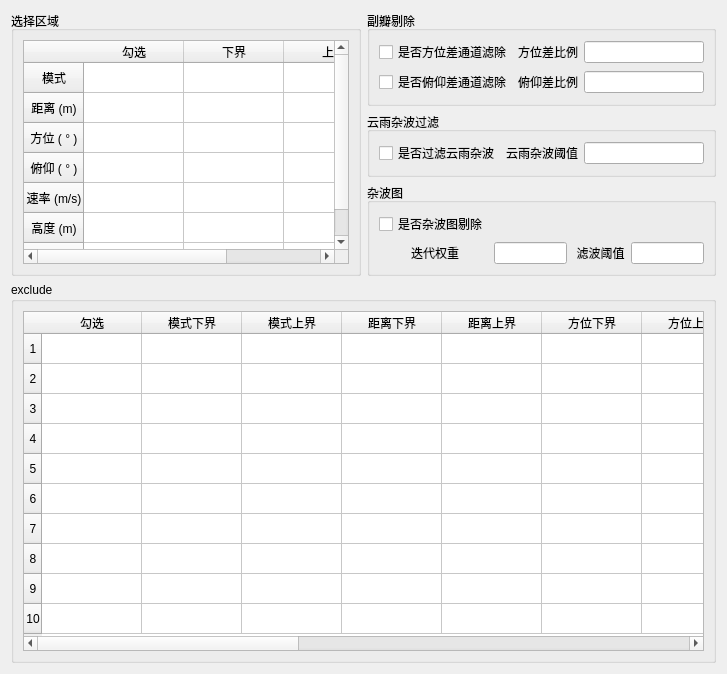
     <widget class="QWidget" name="tab_data_filter">
      <attribute name="title">
       <string>数据过滤</string>
      </attribute>
      <layout class="QGridLayout" name="gridLayout_4">
       <item row="0" column="1" rowspan="4">
        <widget class="QGroupBox" name="groupBox_side_lobe_filter">
         <property name="minimumSize">
          <size>
           <width>0</width>
           <height>0</height>
          </size>
         </property>
         <property name="title">
          <string>副瓣剔除</string>
         </property>
         <layout class="QGridLayout" name="gridLayout_11">
          <item row="8" column="0">
           <widget class="QCheckBox" name="checkBox_delta_elev_filter">
            <property name="text">
             <string>是否俯仰差通道滤除</string>
            </property>
           </widget>
          </item>
          <item row="5" column="0">
           <widget class="QCheckBox" name="checkBox_delta_azim_filter">
            <property name="text">
             <string>是否方位差通道滤除</string>
            </property>
           </widget>
          </item>
          <item row="8" column="2">
           <widget class="QLabel" name="label_59">
            <property name="text">
             <string>俯仰差比例</string>
            </property>
            <property name="alignment">
             <set>Qt::AlignCenter</set>
            </property>
           </widget>
          </item>
          <item row="8" column="3">
           <widget class="QLineEdit" name="lineEdit_delta_elev_filter_ratio">
            <property name="alignment">
             <set>Qt::AlignCenter</set>
            </property>
           </widget>
          </item>
          <item row="5" column="3">
           <widget class="QLineEdit" name="lineEdit_delta_azim_filter_ratio">
            <property name="alignment">
             <set>Qt::AlignCenter</set>
            </property>
           </widget>
          </item>
          <item row="5" column="2">
           <widget class="QLabel" name="label_58">
            <property name="text">
             <string>方位差比例</string>
            </property>
            <property name="alignment">
             <set>Qt::AlignCenter</set>
            </property>
           </widget>
          </item>
         </layout>
        </widget>
       </item>
       <item row="7" column="0" rowspan="2" colspan="2">
        <widget class="QGroupBox" name="groupBox_exclude">
         <property name="sizePolicy">
          <sizepolicy hsizetype="Preferred" vsizetype="Preferred">
           <horstretch>1</horstretch>
           <verstretch>0</verstretch>
          </sizepolicy>
         </property>
         <property name="minimumSize">
          <size>
           <width>0</width>
           <height>0</height>
          </size>
         </property>
         <property name="title">
          <string>exclude</string>
         </property>
         <layout class="QGridLayout" name="gridLayout_13">
          <item row="0" column="0">
           <widget class="QTableWidget" name="tableWidget_exclude">
            <property name="minimumSize">
             <size>
              <width>0</width>
              <height>340</height>
             </size>
            </property>
            <row>
             <property name="text">
              <string>1</string>
             </property>
             <property name="textAlignment">
              <set>AlignCenter</set>
             </property>
            </row>
            <row>
             <property name="text">
              <string>2</string>
             </property>
             <property name="textAlignment">
              <set>AlignCenter</set>
             </property>
            </row>
            <row>
             <property name="text">
              <string>3</string>
             </property>
             <property name="textAlignment">
              <set>AlignCenter</set>
             </property>
            </row>
            <row>
             <property name="text">
              <string>4</string>
             </property>
             <property name="textAlignment">
              <set>AlignCenter</set>
             </property>
            </row>
            <row>
             <property name="text">
              <string>5</string>
             </property>
             <property name="textAlignment">
              <set>AlignCenter</set>
             </property>
            </row>
            <row>
             <property name="text">
              <string>6</string>
             </property>
             <property name="textAlignment">
              <set>AlignCenter</set>
             </property>
            </row>
            <row>
             <property name="text">
              <string>7</string>
             </property>
             <property name="textAlignment">
              <set>AlignCenter</set>
             </property>
            </row>
            <row>
             <property name="text">
              <string>8</string>
             </property>
             <property name="textAlignment">
              <set>AlignCenter</set>
             </property>
            </row>
            <row>
             <property name="text">
              <string>9</string>
             </property>
             <property name="textAlignment">
              <set>AlignCenter</set>
             </property>
            </row>
            <row>
             <property name="text">
              <string>10</string>
             </property>
             <property name="textAlignment">
              <set>AlignCenter</set>
             </property>
            </row>
            <column>
             <property name="text">
              <string>勾选</string>
             </property>
             <property name="textAlignment">
              <set>AlignCenter</set>
             </property>
            </column>
            <column>
             <property name="text">
              <string>模式下界</string>
             </property>
             <property name="textAlignment">
              <set>AlignCenter</set>
             </property>
            </column>
            <column>
             <property name="text">
              <string>模式上界</string>
             </property>
             <property name="textAlignment">
              <set>AlignCenter</set>
             </property>
            </column>
            <column>
             <property name="text">
              <string>距离下界</string>
             </property>
             <property name="textAlignment">
              <set>AlignCenter</set>
             </property>
            </column>
            <column>
             <property name="text">
              <string>距离上界</string>
             </property>
             <property name="textAlignment">
              <set>AlignCenter</set>
             </property>
            </column>
            <column>
             <property name="text">
              <string>方位下界</string>
             </property>
             <property name="textAlignment">
              <set>AlignCenter</set>
             </property>
            </column>
            <column>
             <property name="text">
              <string>方位上界</string>
             </property>
             <property name="textAlignment">
              <set>AlignCenter</set>
             </property>
            </column>
            <column>
             <property name="text">
              <string>俯仰下界</string>
             </property>
             <property name="textAlignment">
              <set>AlignCenter</set>
             </property>
            </column>
            <column>
             <property name="text">
              <string>俯仰上界</string>
             </property>
             <property name="textAlignment">
              <set>AlignCenter</set>
             </property>
            </column>
            <column>
             <property name="text">
              <string>速度下界</string>
             </property>
             <property name="textAlignment">
              <set>AlignCenter</set>
             </property>
            </column>
            <column>
             <property name="text">
              <string>速度上界</string>
             </property>
             <property name="textAlignment">
              <set>AlignCenter</set>
             </property>
            </column>
            <column>
             <property name="text">
              <string>幅度下界</string>
             </property>
             <property name="textAlignment">
              <set>AlignCenter</set>
             </property>
            </column>
            <column>
             <property name="text">
              <string>幅度上界</string>
             </property>
             <property name="textAlignment">
              <set>AlignCenter</set>
             </property>
            </column>
            <column>
             <property name="text">
              <string>高度下界</string>
             </property>
             <property name="textAlignment">
              <set>AlignCenter</set>
             </property>
            </column>
            <column>
             <property name="text">
              <string>高度上界</string>
             </property>
             <property name="textAlignment">
              <set>AlignCenter</set>
             </property>
            </column>
           </widget>
          </item>
         </layout>
        </widget>
       </item>
       <item row="5" column="1">
        <widget class="QGroupBox" name="groupBox_clutter_map_filter">
         <property name="minimumSize">
          <size>
           <width>0</width>
           <height>0</height>
          </size>
         </property>
         <property name="title">
          <string>杂波图</string>
         </property>
         <layout class="QGridLayout" name="gridLayout_14">
          <item row="1" column="0">
           <widget class="QLabel" name="label_53">
            <property name="text">
             <string> 迭代权重</string>
            </property>
            <property name="alignment">
             <set>Qt::AlignCenter</set>
            </property>
           </widget>
          </item>
          <item row="1" column="1">
           <widget class="QLineEdit" name="lineEdit_clutter_map_generate_weight">
            <property name="alignment">
             <set>Qt::AlignCenter</set>
            </property>
           </widget>
          </item>
          <item row="0" column="0">
           <widget class="QCheckBox" name="checkBox_clutter_map_filter">
            <property name="text">
             <string>是否杂波图剔除</string>
            </property>
           </widget>
          </item>
          <item row="1" column="2">
           <widget class="QLabel" name="label_55">
            <property name="text">
             <string> 滤波阈值</string>
            </property>
            <property name="alignment">
             <set>Qt::AlignCenter</set>
            </property>
           </widget>
          </item>
          <item row="1" column="3">
           <widget class="QLineEdit" name="lineEdit_clutter_map_filter_threshold">
            <property name="alignment">
             <set>Qt::AlignCenter</set>
            </property>
           </widget>
          </item>
         </layout>
        </widget>
       </item>
       <item row="0" column="0" rowspan="6">
        <widget class="QGroupBox" name="groupBox_filter_area">
         <property name="minimumSize">
          <size>
           <width>0</width>
           <height>0</height>
          </size>
         </property>
         <property name="title">
          <string>选择区域</string>
         </property>
         <layout class="QGridLayout" name="gridLayout_12">
          <item row="0" column="0">
           <widget class="QTableWidget" name="tableWidget_filter_area">
            <property name="minimumSize">
             <size>
              <width>0</width>
              <height>0</height>
             </size>
            </property>
            <row>
             <property name="text">
              <string>模式</string>
             </property>
             <property name="textAlignment">
              <set>AlignCenter</set>
             </property>
            </row>
            <row>
             <property name="text">
              <string>距离 (m)</string>
             </property>
             <property name="textAlignment">
              <set>AlignCenter</set>
             </property>
            </row>
            <row>
             <property name="text">
              <string>方位 ( ° )</string>
             </property>
             <property name="textAlignment">
              <set>AlignCenter</set>
             </property>
            </row>
            <row>
             <property name="text">
              <string>俯仰 ( ° )</string>
             </property>
             <property name="textAlignment">
              <set>AlignCenter</set>
             </property>
            </row>
            <row>
             <property name="text">
              <string>速率 (m/s)</string>
             </property>
             <property name="textAlignment">
              <set>AlignCenter</set>
             </property>
            </row>
            <row>
             <property name="text">
              <string>高度 (m)</string>
             </property>
             <property name="textAlignment">
              <set>AlignCenter</set>
             </property>
            </row>
            <row>
             <property name="text">
              <string>幅度</string>
             </property>
             <property name="textAlignment">
              <set>AlignCenter</set>
             </property>
            </row>
            <column>
             <property name="text">
              <string>勾选</string>
             </property>
             <property name="textAlignment">
              <set>AlignCenter</set>
             </property>
            </column>
            <column>
             <property name="text">
              <string>下界</string>
             </property>
             <property name="textAlignment">
              <set>AlignCenter</set>
             </property>
            </column>
            <column>
             <property name="text">
              <string>上界</string>
             </property>
             <property name="textAlignment">
              <set>AlignCenter</set>
             </property>
            </column>
           </widget>
          </item>
         </layout>
        </widget>
       </item>
       <item row="4" column="1">
        <widget class="QGroupBox" name="groupBox__filter_cloud">
         <property name="title">
          <string>云雨杂波过滤</string>
         </property>
         <layout class="QGridLayout" name="gridLayout_25">
          <item row="0" column="0">
           <widget class="QCheckBox" name="checkBox_enable_filer_cloud">
            <property name="text">
             <string>是否过滤云雨杂波</string>
            </property>
           </widget>
          </item>
          <item row="0" column="1">
           <widget class="QLabel" name="label_18">
            <property name="text">
             <string>云雨杂波阈值</string>
            </property>
            <property name="alignment">
             <set>Qt::AlignCenter</set>
            </property>
           </widget>
          </item>
          <item row="0" column="2">
           <widget class="QLineEdit" name="lineEdit_filter_cloud_threshold">
            <property name="alignment">
             <set>Qt::AlignCenter</set>
            </property>
           </widget>
          </item>
         </layout>
        </widget>
       </item>
      </layout>
     </widget>
